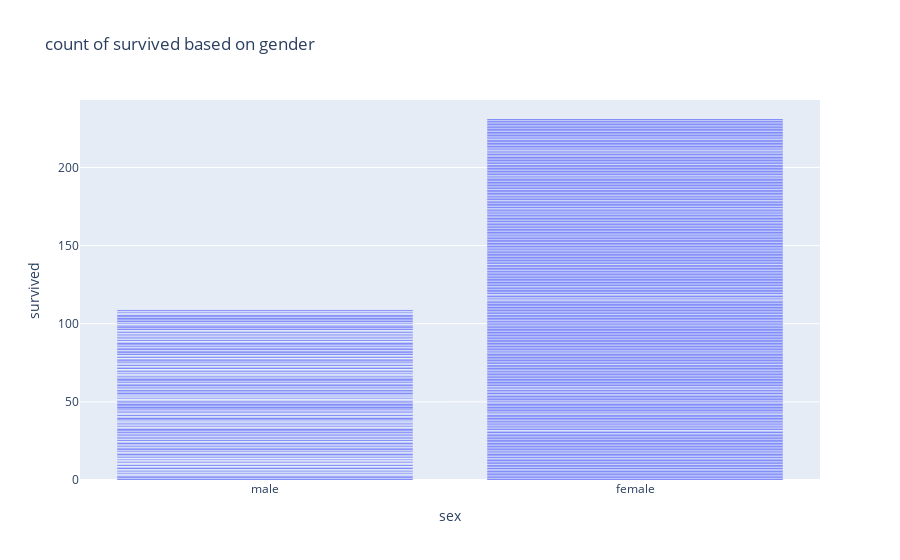

The cell this chart's notebook holds for it:
### Code cell
# Let's us construct a pie chart to know the percentage of people survived based on gender.
fig = px.bar(df, y='survived',x='sex', title='count of survived based on gender')
fig.show()

### Figure 1 — Plotly figure (JSON) as saved in the notebook; plotly's stock layout.template omitted (floating-point values rounded to 4 significant figures; data arrays with more than 128 entries replaced by an {"elided": "..."} marker saying what was removed)
{"data": [{"alignmentgroup": "True", "hovertemplate": "sex=%{x}<br>survived=%{y}<extra></extra>", "legendgroup": "", "marker": {"color": "#636efa", "pattern": {"shape": ""}}, "name": "", "offsetgroup": "", "orientation": "v", "showlegend": false, "textposition": "auto", "type": "bar", "x": {"elided": "888 str values"}, "xaxis": "x", "y": {"elided": "888 int values"}, "yaxis": "y"}], "layout": {"barmode": "relative", "legend": {"tracegroupgap": 0}, "title": {"text": "count of survived based on gender"}, "xaxis": {"anchor": "y", "domain": [0, 1], "title": {"text": "sex"}}, "yaxis": {"anchor": "x", "domain": [0, 1], "title": {"text": "survived"}}}}
